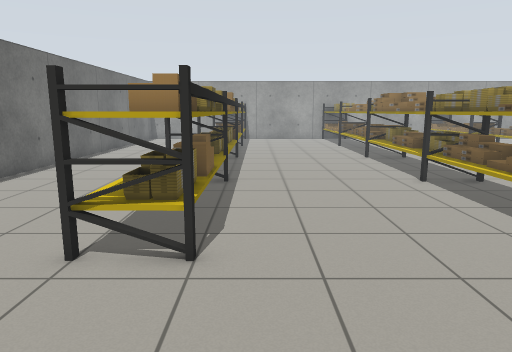
view 1 (above)

24 first-person views from a walk through a Gazebo world. The camera is 1.2 m above the floor, tilts 10° down and sees 70° across. The floor is counted in squares, 0.5 m on a side. Each view is taken from the middle of a square. On the plan, view 1 faces up. The plan holds only what a view shows up to about 20 squares ahead; the rest is blank. The place goes on beyond the plan. The robots in the file are not drawn. Some surface patterns are stand-ins.

view 2
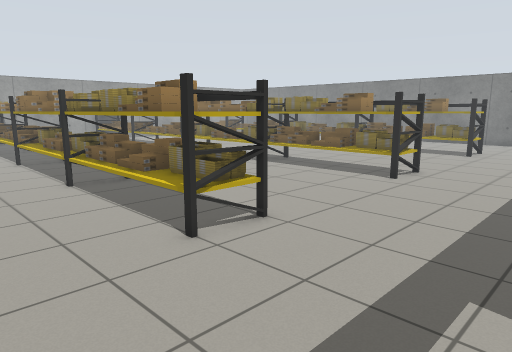

view 3
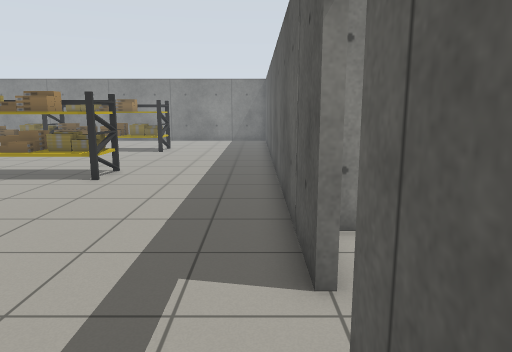

view 4
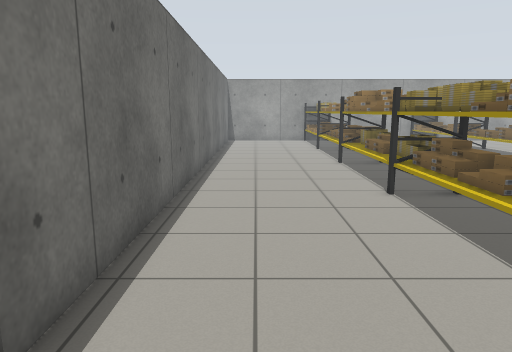

view 5
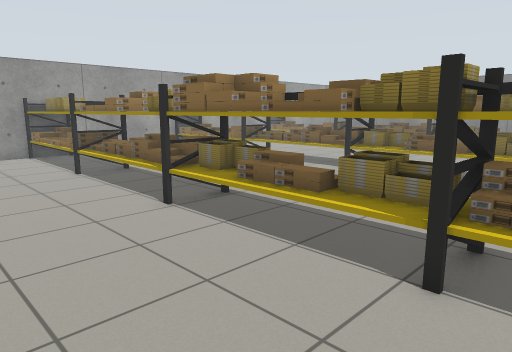

view 6
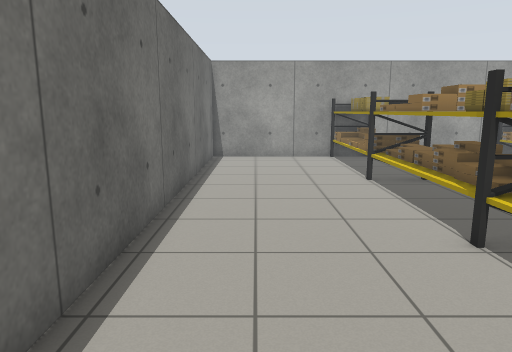

view 7
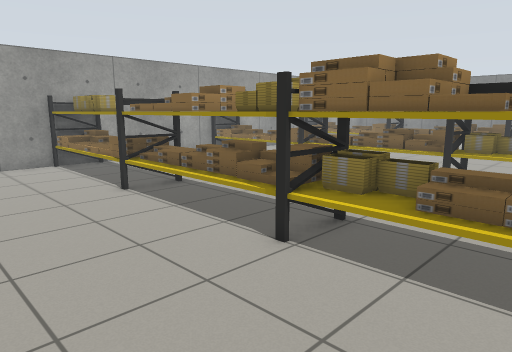

view 8
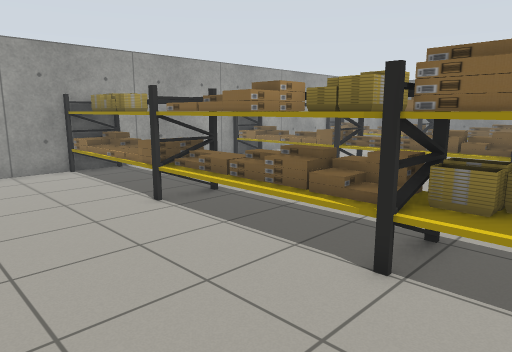

view 9
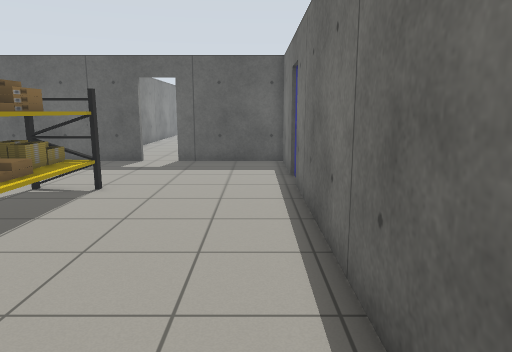

view 10
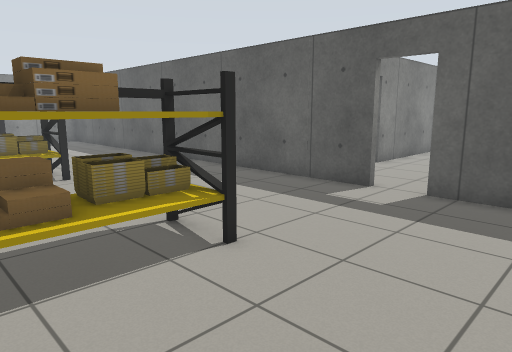

view 11
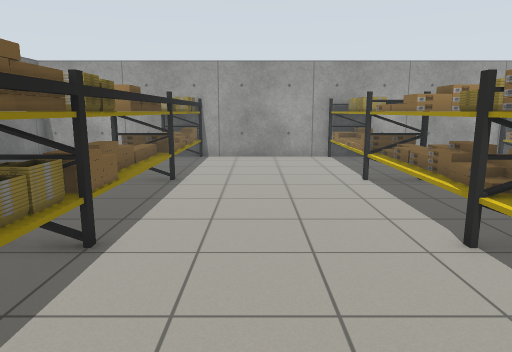

view 12
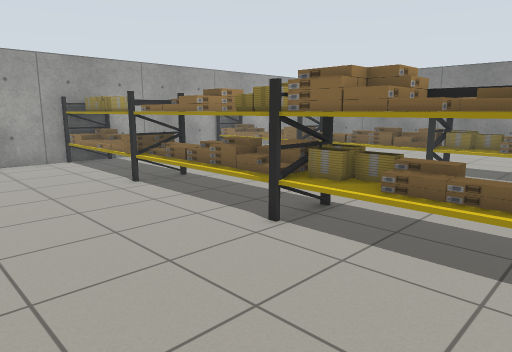

view 13
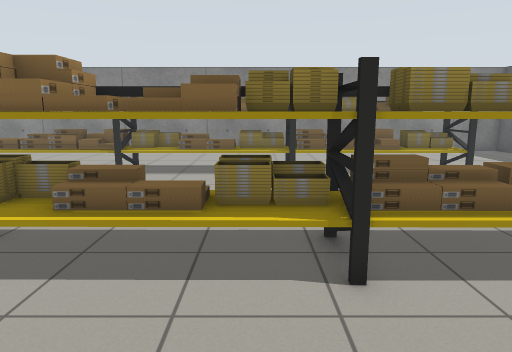

view 14
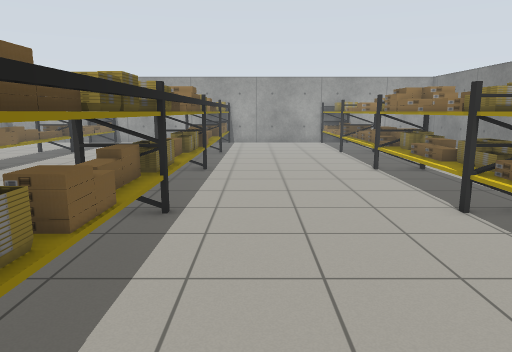

view 15
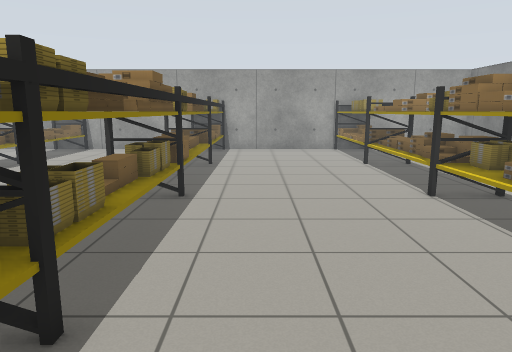

view 16
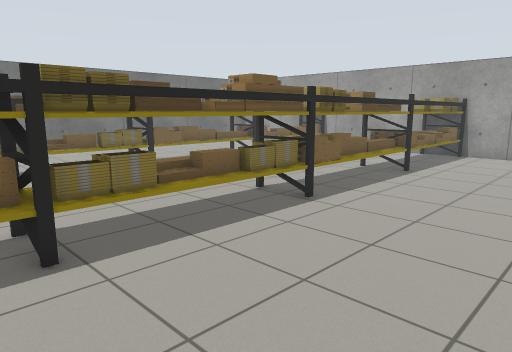

view 17
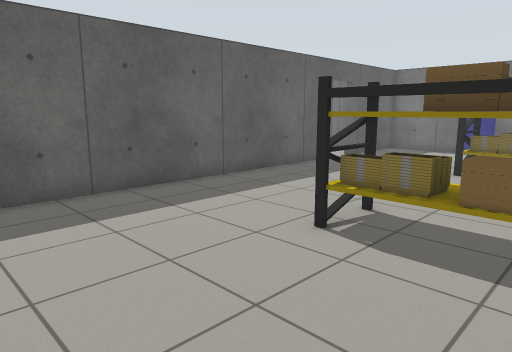

view 18
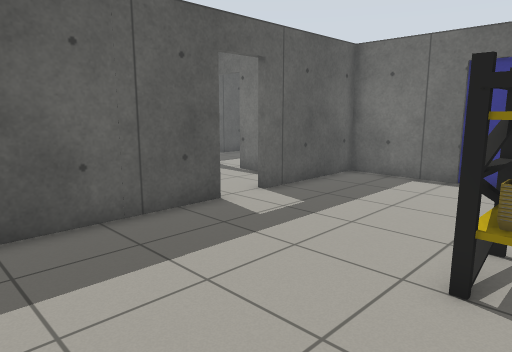

view 19
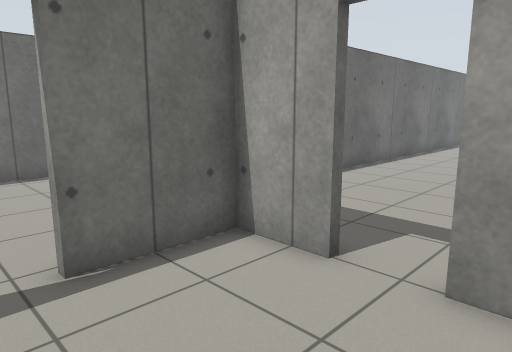

view 20
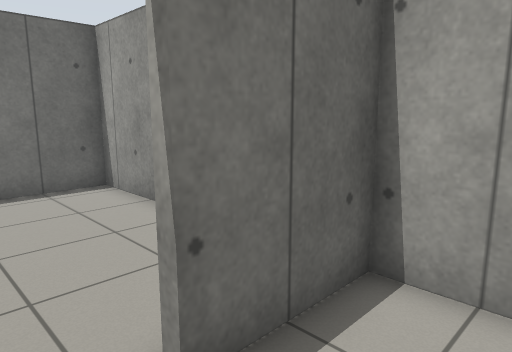

view 21
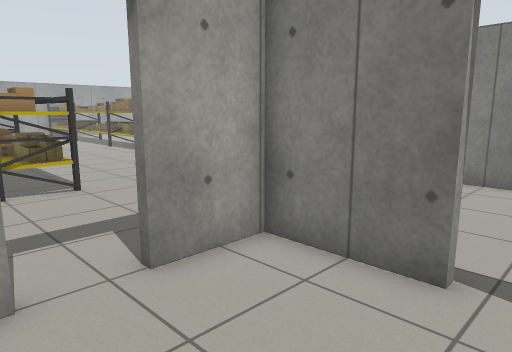

view 22
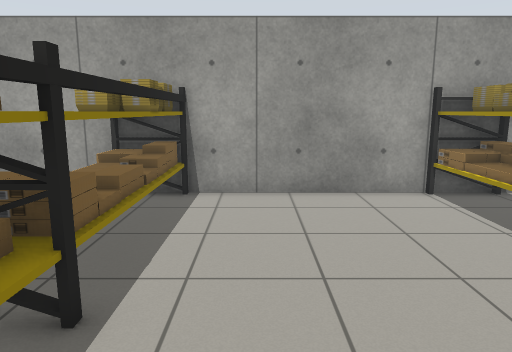

view 23
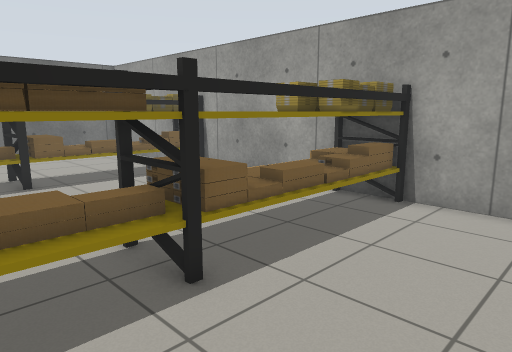

view 24
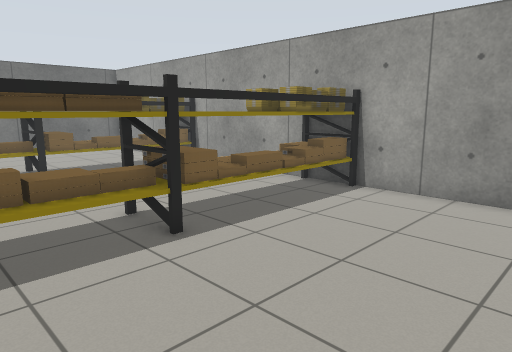

### Floor plan
Points are (right, up) in squares from view 1. A wall is a line through its corners. A room is listed if a view was taken in it or the views show most of it. See-through windows are left out.
Room 1 (views 1, 2, 3, 4, 5, 6, 7, 8, 9, 10, 11, 12, 13, 14, 15, 16, 17, 18, 22, 23, 24)
walls: (-9.3, 4.4) (-9.3, -0.8) (-4.1, -0.8); (-2.5, -0.8) (12.8, -0.8); (15.5, 32.7) (-9.3, 32.7) (-9.3, 4.9)
ways out: open door at (-3.5, -1) to room 2; open door at (-9, 4.5)
objects: shelf (-3, 6) to (-1, 32); shelf (6, 6) to (8, 32); shelf (15, 6) to (15, 32)
Room 2 (views 19, 20, 21)
walls: (-4.1, -1.1) (-6.5, -1.1) (-6.5, -4.4); (0.1, -4.6) (0.1, -1.1) (-2.5, -1.1)
ways out: open door at (-3.5, -1) to room 1; open door at (-7, -5.5); open door at (0, -5.5)

Positions as (right, up) in squares from view 1, and headings:
1: (0, 0), facing up
2: (-7, 0), facing up-right
3: (-7, 0), facing right
4: (-7, 2), facing up
5: (-8, 11), facing up-right
6: (-7, 13), facing up
7: (-8, 15), facing up-right
8: (-8, 17), facing up-right
9: (-8, 17), facing down
10: (-8, 10), facing down-right
11: (2, 13), facing up
12: (0, 14), facing up-right
13: (1, 14), facing right
14: (10, 4), facing up
15: (10, 9), facing up
16: (14, 11), facing up-left
17: (14, 10), facing down-left
18: (4, 7), facing down-left
19: (-1, -6), facing up-left
20: (-4, -6), facing up-left
21: (-5, -6), facing up-right
22: (10, 22), facing up
23: (12, 23), facing up-left
24: (14, 22), facing up-left
